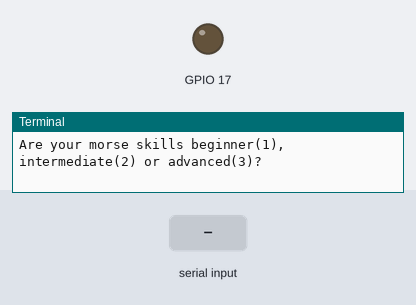
Recording of a program running on a simulated Raspberry Pi (BCM pin numbers), started with the argument 17. Parts: output pins drawn as LEDs (lit = HIGH), the last lines printed to the terminal. The test bench sets the inputs (shaded band). At 8.1 s the program stops and its outputs stay as they are.

Above: at 1.2 s.
1.3 s: "." typed at the terminal, then Enter
2.8 s: "1" typed at the terminal, then Enter
At 3.9 s:
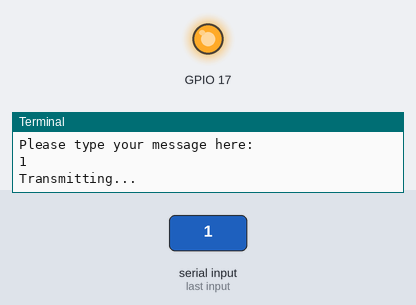
Timing chart, 0 to 8.6 s (numbered marks = the images above; inputs shaded):
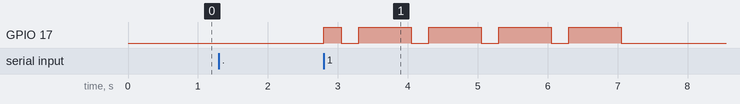

The program:

morse_transmitter.py
```python
#!/usr/bin/env python3
# Ensure argparse is correctly implemented --------- ***
import argparse
import RPi.GPIO as GPIO
from text_to_morse import morse_generator as mg
import time


parser = argparse.ArgumentParser()
parser.add_argument("pin", help="Specify pin number for GPIO transmission",
                    type=int)
args = parser.parse_args()


def transmit(pin, morse, time_unit=2.5):
    if morse == 1:
        print("Sorry, that message is not supported. Terminating...")
        sys.exit(1)
    GPIO.setmode(GPIO.BCM)
    GPIO.setwarnings(False)
    GPIO.setup(pin, GPIO.OUT)
    print("Transmitting...")
    for letter in morse:
        for sym in letter:
            GPIO.output(pin, GPIO.HIGH)
            if sym == '.':
                time.sleep(time_unit)
            elif sym == '_':
                time.sleep(time_unit * 3)
            elif sym == ' ':
                GPIO.output(pin, GPIO.LOW)
                time.sleep(time_unit * 7)
            GPIO.output(pin, GPIO.LOW)
            time.sleep(time_unit)
        GPIO.output(pin, GPIO.LOW)
        time.sleep(time_unit * 3)
    print("Message transmitted. Thank you for using Raspberry Pi Morse",
          "Communication Services.")
    GPIO.cleanup(pin)

def establish_difficulty():
    difficulty = input("Are your morse skills beginner(1), intermediate(2) or advanced(3)? ")
    if difficulty == "1":
        time_unit = 0.25
    elif difficulty == "2":
        time_unit = 0.2
    elif difficulty == "3":
        time_unit = 0.15
    else:
        print("Sorry, that difficulty is not recognised. Defaulting to beginner.")
        time_unit = 0.25
    return time_unit


if __name__ == "__main__":
    print("Welcome to the Raspberry Pi Morse Communication Services.")
    difficulty = establish_difficulty()
    text = input("Please type your message here: ")
    morse_code = mg(text)
    transmit(args.pin, morse_code, difficulty)
```

text_to_morse.py
```python
#!/usr/bin/env python3
from morse import characters as ch


def morse_generator(text):
    morse_chars = []
    for char in list(text.lower()):
        if char not in ch.keys():
            return 1
        morse_chars.append(ch[char])
    return morse_chars


if __name__ == "__main__":
    text = input("Please type your message: ")
    morse_code = morse_generator(text)
    if morse_code == 1:
        print("Sorry, I don't know that letter. Terminating...")
    else:
        print(morse_code)
```

morse.py
```python
characters = {'a': '._', 'b': '_...', 'c': '_._.', 'd': '_..',
              'e': '.', 'f': '.._.', 'g': '__.', 'h': '....',
              'i': '..', 'j': '.___', 'k': '_._', 'l': '._..',
              'm': '__', 'n': '_.', 'o': '___', 'p': '.__.',
              'q': '__._', 'r': '._.', 's': '...', 't': '_',
              'u': '.._', 'v': '..._', 'w': '.__', 'x': '_.._',
              'y': '_.___', 'z': '__..', '0': '_____', '1': '.____',
              '2': '..___', '3': '...__', '4': '...._', '5': '.....',
              '6': '_....', '7': '__...', '8': '___..', '9': '____.',
              '.': '._._._', ',': '__..__', '?': '..__..', '!': '_._.__',
              '\'': '.____.', ' ': ' '
              }
```

Measured:
- after the input at 2.8 s, GPIO 17: LOW → HIGH at once, then repeats every 1.0 s: LOW 0.25 s, HIGH 0.75 s, until it stays LOW from 7.1 s
